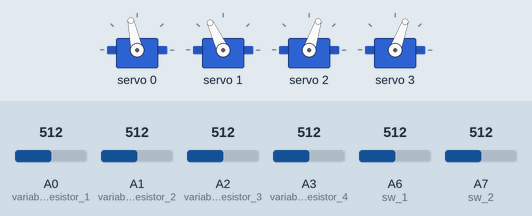
Simulated run of this sketch. Board: Arduino Nano, built with avr-gcc and run on an emulated ATmega328P. On the bench: 4 × servo. The test bench sets the inputs (shaded band); at power-on: A7 (sw_2) = 512, A0 (variable_Resistor_1) = 512, A1 (variable_Resistor_2) = 512, A2 (variable_Resistor_3) = 512, A3 (variable_Resistor_4) = 512, A6 (sw_1) = 512.

Above: at 1.2 s.
1.3 s: A7 (sw_2) set to 883
3.0 s: A7 (sw_2) set to 908
At 3.83 s:
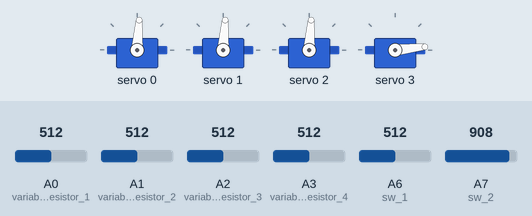
At 6.2 s:
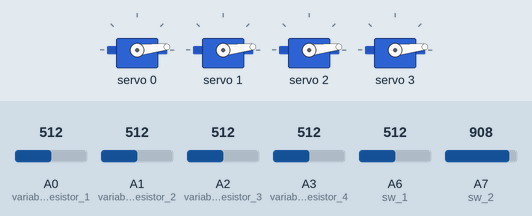
Timing chart, 0 to 7.7 s (numbered marks = the images above; inputs shaded):
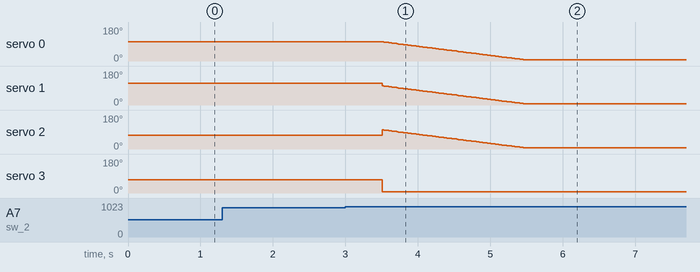

The sketch:

Robot_arm.ino
```cpp
#include "Wire.h"
#include "Adafruit_PWMServoDriver.h"

Adafruit_PWMServoDriver pwm = Adafruit_PWMServoDriver(0x40);

int pulseWidth(int angle);
int check_value(int value[]);

#define MIN_PULSE_WIDTH 600
#define MAX_PULSE_WIDTH 2600
#define FREQUENCY 100

#define JOIN_1  0 // min 0 max 180
#define JOIN_2  1 // min 56 max 170
#define JOIN_3  2 // min 20 max 105
#define GRIPPER 3 // min 0 max 98

const int variable_Resistor_1 = A0;
const int variable_Resistor_2 = A1;
const int variable_Resistor_3 = A2;
const int variable_Resistor_4 = A3;

const int sw_1 = A6;
const int sw_2 = A7;

int cout_sw_1 ;
int status_sw2 ;

int State = 0;

int vr_1_angle ;
int vr_2_angle ;
int vr_3_angle ;
int vr_4_angle ;

int servoGo[4][8] = {
  {1, 1, 1, 1, 1, 1, 1, 1},
  {1, 1, 1, 1, 1, 1, 1, 1},
  {1, 1, 1, 1, 1, 1, 1, 1},
  {1, 1, 1, 1, 1, 1, 1, 1}
};

int Old_value[4] = {90, 90, 90, 0};
int Step[4] = {0, 0, 0, 0};
int dlms[8] = {0, 0, 0, 0, 0 , 0, 0, 0};
int Delay_ready[8] = {1, 1, 1, 1, 0, 0, 0, 0};

void setup() {
  pinMode(sw_1, INPUT);
  pinMode(sw_2, INPUT);
  Serial.begin(9600);
  pwm.begin();
  pwm.setPWMFreq(FREQUENCY);
  pwm.setPWM(JOIN_1, 0, pulseWidth(90));
  pwm.setPWM(JOIN_2, 0, pulseWidth(90));
  pwm.setPWM(JOIN_3, 0, pulseWidth(90));
  pwm.setPWM(GRIPPER, 0, pulseWidth(0));
}
void loop() {

  while (State == 0)
  {
    vr_1_angle = map(analogRead(variable_Resistor_1), 0, 1023, 0, 180);
    vr_2_angle = map(analogRead(variable_Resistor_2), 0, 1023, 35, 170);
    vr_3_angle = map(analogRead(variable_Resistor_3), 0, 1023, 20, 105);
    vr_4_angle = map(analogRead(variable_Resistor_4), 0, 1023, 0, 120);

    pwm.setPWM(JOIN_1, 0, pulseWidth(vr_1_angle));
    pwm.setPWM(JOIN_2, 0, pulseWidth(vr_2_angle));
    pwm.setPWM(JOIN_3, 0, pulseWidth(vr_3_angle));
    pwm.setPWM(GRIPPER, 0, pulseWidth(vr_4_angle));

    if (analogRead(sw_1) > 900) {
      delay(500);
      if (cout_sw_1 < 8) {
        servoGo[0][cout_sw_1] = vr_1_angle ;
        servoGo[1][cout_sw_1] = vr_2_angle ;
        servoGo[2][cout_sw_1] = vr_3_angle ;
        servoGo[3][cout_sw_1] = vr_4_angle ;
        cout_sw_1 ++;
      }
      else
        cout_sw_1 = 0;
      }
    if (analogRead(sw_2) > 900) {
      State = 1;
      for(int i = 0 ; i<4 ; i++)
      Step[i] = 0;
      delay(500);
    }

  }

  while(State == 1)
  {
  goDelay();


  pwm.setPWM(JOIN_1, 0, pulseWidth(servoDrive(0, 5, 200)));
  pwm.setPWM(JOIN_2, 0, pulseWidth(servoDrive(1, 5, 200)));
  pwm.setPWM(JOIN_3, 0, pulseWidth(servoDrive(2, 5, 200)));
  pwm.setPWM(GRIPPER, 0, pulseWidth(servoDrive(3, 1, 200)));

  }

} //end loop

int pulseWidth(int angle) {
  int pulse_wide, analog_value;
  pulse_wide = map(angle, 0, 180, MIN_PULSE_WIDTH, MAX_PULSE_WIDTH);
  analog_value = int(float(pulse_wide) / 1000000 * FREQUENCY * 4096);
  return analog_value;
} // end

void goDelay() {  //Global Delay For servoDrive
  delay(1);
  for (int i = 0; i < 8; i++)
  {
    if (Delay_ready[i] == 1)
    {
      if (dlms[i] > 0 )
        dlms[i]--;
    }
  }
}

int servoDrive(int sch, int Delay, int stepDelay) { // Channel Servo(0,1,2,3)  |  Speed Servo  |  Delay per step{ //1 , 20 , 10
  if (dlms[sch] == 0) {
    dlms[sch] = Delay;
    if (Old_value[sch] > servoGo[sch][Step[sch]]) Old_value[sch] --;
    else if (Old_value[sch] < servoGo[sch][Step[sch]]) Old_value[sch] ++;

    if (Old_value[sch] == servoGo[sch][Step[sch]] && Delay_ready[sch + 4] == 0)
    {
      dlms[sch + 4] = stepDelay;
      Delay_ready[sch + 4] = 1;
    }
    if (dlms[sch + 4] == 0 && Delay_ready[sch + 4] == 1)
    {
      Step[sch] ++;
      Delay_ready[sch + 4] = 0;
    }
    if (Step[sch] >= 8)
      Step[sch] = 0;
  }
  return Old_value[sch];

}
```

Measured:
- the behaviour switches between 900 and 901 on A7 (sw_2) (found by bisection; images 0 and 1)
- after the input at 1.3 s, every drawn part: stays the same
- after the input at 3.0 s, servo 0: moves from 102° to 6° over 2.0 s, starting after 0.51 s; servo 1: moves from 115° to 6° over 2.0 s, starting after 0.51 s; servo 3: 70° → 6° after 0.51 s
